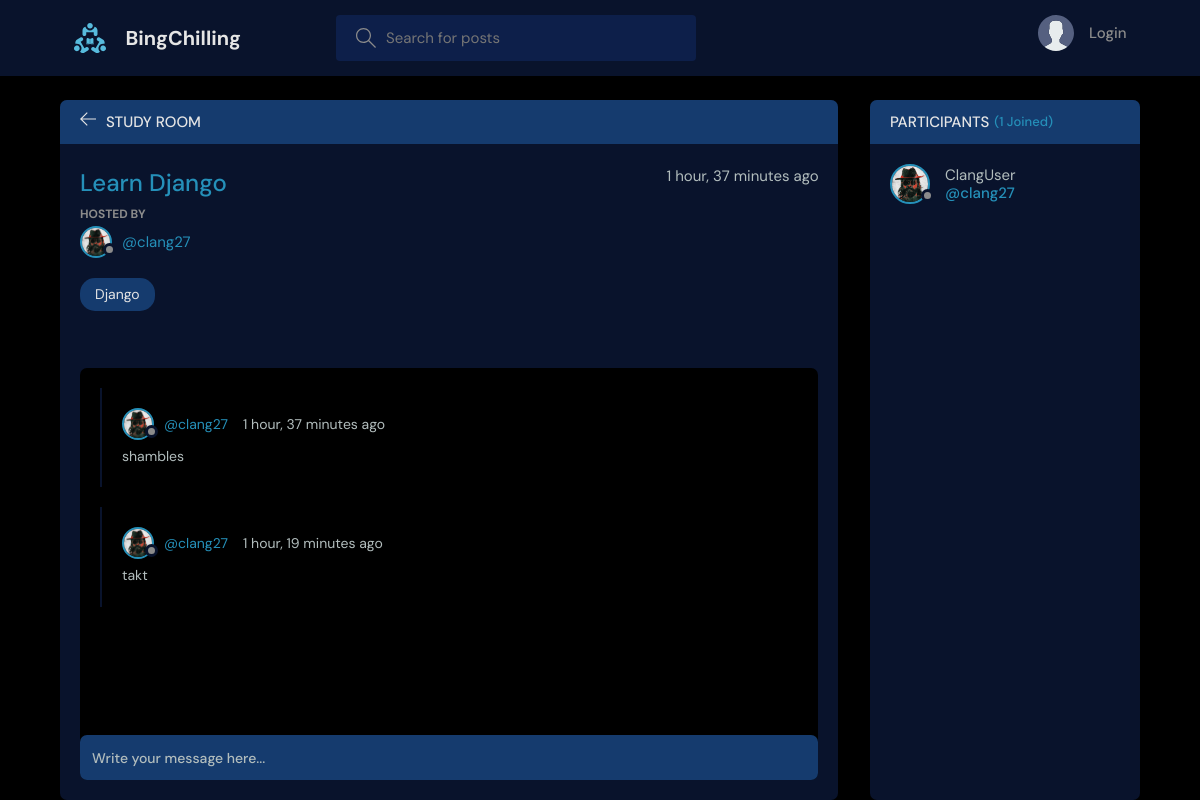
The page /room/1/ on the database its author committed.
### base/models.py (models this page shows, shortened)
class Room(models.Model):
    host = models.ForeignKey(User, on_delete=models.SET_NULL, null=True)
    topic = models.ForeignKey(Topic, on_delete=models.SET_NULL, null=True)
    name = models.CharField(max_length=200)
    description = models.TextField(null=True, blank=True)
    participants = models.ManyToManyField(
        User, related_name='participants', blank=True)
    updated = models.DateTimeField(auto_now=True)
    created = models.DateTimeField(auto_now_add=True)
    class Meta:
        ordering = ['-updated', '-created']

class User(AbstractUser):
    name = models.CharField(max_length=200, null=True)
    email = models.EmailField(unique=True, null=True)
    bio = models.TextField(null=True)
    avatar = models.ImageField(null=True, default="avatar.svg")
    USERNAME_FIELD = 'email'
    REQUIRED_FIELDS = ['username',]

class Topic(models.Model):
    name = models.CharField(max_length=200)
    def __str__(self):
        return self.name

class Message(models.Model):
    user = models.ForeignKey(User, on_delete=models.CASCADE)
    room = models.ForeignKey(Room, on_delete=models.CASCADE)
    body = models.TextField()
    updated = models.DateTimeField(auto_now=True)
    created = models.DateTimeField(auto_now_add=True)
    class Meta:
        ordering = ['updated', 'created']

### base/views.py (the view, shortened to what this page needs)
# urls.py: path('room/<str:pk>/', views.room, name="room"),
def room(request, pk):
    room = Room.objects.get(id=pk)
    room_messages = room.message_set.all()
    participants = room.participants.all()
    context = {'room': room, 'room_messages': room_messages,
               'participants': participants}
    return render(request, 'base/room.html', context)

### base/templates/base/room.html (shortened to what this page needs)
{% extends 'main.html' %}
{% block content %}
<main class="profile-page layout layout--2">
  <div class="container">
    <div class="room">
      <div class="room__top">
        <div class="room__topLeft">
          <a href="{% url 'home' %}">
            <svg version="1.1" xmlns="http://www.w3.org/2000/svg" width="32" height="32" viewBox="0 0 32 32">
              <title>arrow-left</title>
              <path
                d="M13.723 2.286l-13.723 13.714 13.719 13.714 1.616-1.611-10.96-10.96h27.625v-2.286h-27.625l10.965-10.965-1.616-1.607z">
              </path>
            </svg>
          </a>
          <h3>Study Room</h3>
        </div>
      </div>
      <div class="room__box scroll">
        <div class="room__header scroll">
          <div class="room__info">
            <h3>{{room.name}}</h3>
            <span>{{room.created|timesince}} ago</span>
          </div>
          <div class="room__hosted">
            <p>Hosted By</p>
            <a href="{% url 'user-profile' room.host.id %}" class="room__author">
              <div class="avatar avatar--small">
                <img src="{{room.host.avatar.url}}" />
              </div>
              <span>@{{room.host.username}}</span>
            </a>
          </div>
          <span class="room__topics">{{room.topic}}</span>
        </div>
        <div class="room__conversation">
          <div class="threads scroll">
            {% for message in room_messages %}
            <div class="thread">
              <div class="thread__top">
                <div class="thread__author">
                  <a href="{% url 'user-profile' message.user.id %}" class="thread__authorInfo">
                    <div class="avatar avatar--small">
                      <img src="{{message.user.avatar.url}}" />
                    </div>
                    <span>@{{message.user.username}}</span>
                  </a>
                  <span class="thread__date">{{message.created|timesince}} ago</span>
                </div>
              </div>
              <div class="thread__details">
                {{message.body}}
              </div>
            </div>
            {% endfor %}
          </div>
        </div>
      </div>
      <div class="room__message">
        <form action="" method="POST">
          <input name="body" placeholder="Write your message here..." />
        </form>
      </div>
    </div>
    <div class="participants">
      <h3 class="participants__top">Participants <span>({{participants.count}} Joined)</span></h3>
      <div class="participants__list scroll">
        {% for user in participants %}
        <a href="{%  url 'user-profile' user.id %}" class="participant">
          <div class="avatar avatar--medium">
            <img src="{{user.avatar.url}}" />
          </div>
          <p>
            {{user.name}}
            <span>@{{user.username}}</span>
          </p>
        </a>
        {% endfor %}
      </div>
    </div>
  </div>
</main>
{% endblock content %}

### rows shown on the page
Room: name "Learn Django", created "1 hour, 37 minutes", host.avatar (picture), host.username "clang27", topic "Django"
Message: user.avatar (picture), user.username "clang27", created "1 hour, 37 minutes", body "shambles"
Message: user.avatar (picture), user.username "clang27", created "1 hour, 19 minutes", body "takt"
User: avatar (picture), name "ClangUser", username "clang27"

### other values the page prints
{{ participants.count }} "1"
